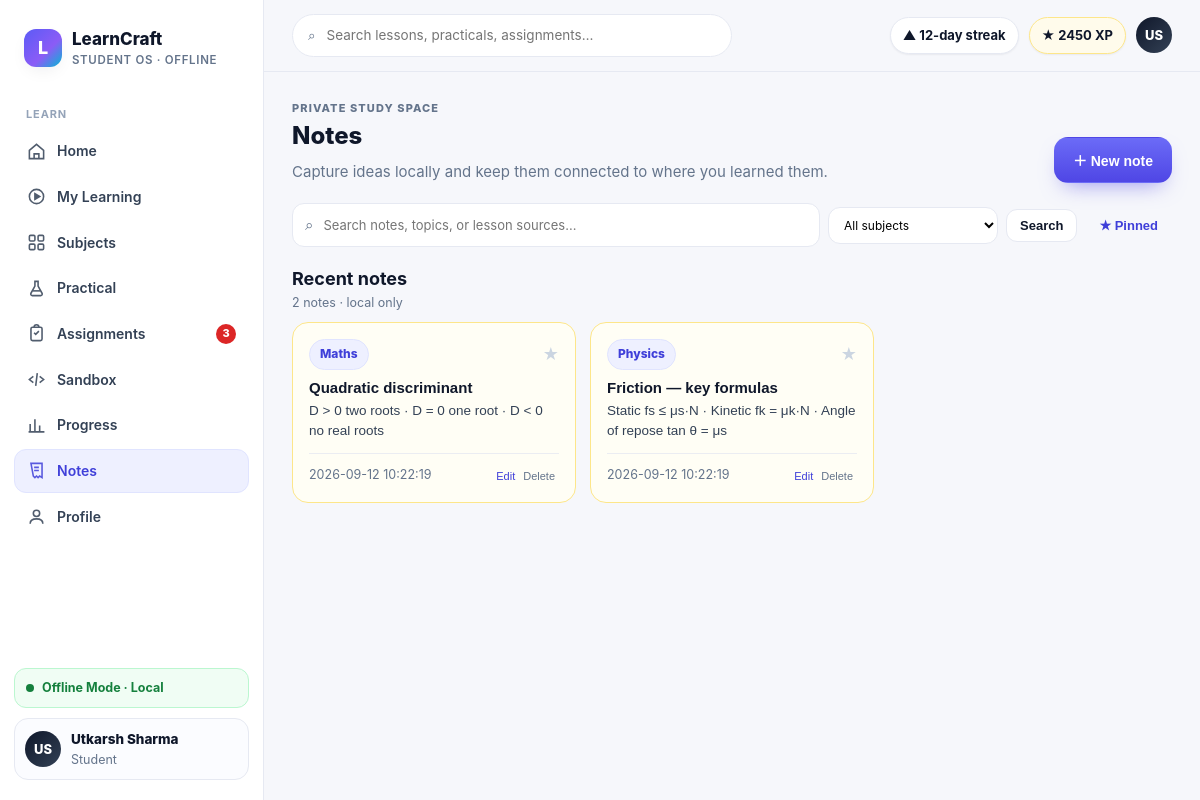
The app's page /notes (signed in) with its own data.
### tables this page shows
CREATE TABLE users (
            id INTEGER PRIMARY KEY AUTOINCREMENT,
            name TEXT NOT NULL,
            email TEXT NOT NULL UNIQUE,
            password_hash TEXT NOT NULL,
            role TEXT NOT NULL DEFAULT 'STUDENT',
            avatar TEXT,
            bio TEXT,
            created_at TIMESTAMP NOT NULL DEFAULT CURRENT_TIMESTAMP,
            updated_at TIMESTAMP NOT NULL DEFAULT CURRENT_TIMESTAMP
        );

CREATE TABLE notes (
            id INTEGER PRIMARY KEY AUTOINCREMENT,
            client_id TEXT NOT NULL UNIQUE,
            title TEXT NOT NULL,
            body TEXT NOT NULL DEFAULT '',
            subject TEXT NOT NULL,
            chapter TEXT,
            source_type TEXT,
            source_id TEXT,
            source_title TEXT,
            pinned INTEGER NOT NULL DEFAULT 0,
            sync_status TEXT NOT NULL DEFAULT 'local',
            created_at TIMESTAMP NOT NULL DEFAULT CURRENT_TIMESTAMP,
            updated_at TIMESTAMP NOT NULL DEFAULT CURRENT_TIMESTAMP,
            deleted_at TIMESTAMP
        );

### app/main.py (the view)
@app.route("/notes")
@require_auth
def notes():
    ensure_note_seed(M.NOTES_SEED)
    search = request.args.get("q", "").strip()
    subject = request.args.get("subject", "").strip()
    return render_template("pages/notes.html", title="Notes",
                           subjects=M.SUBJECTS, notes=get_notes(search, subject),
                           search=search, selected_subject=subject,
                           context={"subject": request.args.get("context_subject", ""),
                                    "chapter": request.args.get("context_chapter", ""),
                                    "source_type": request.args.get("source_type", ""),
                                    "source_id": request.args.get("source_id", ""),
                                    "source_title": request.args.get("source_title", "")},
                           **shell_ctx("notes", current_user()))

### app/database/connection.py (called while the page is built, shortened)
def resolve_db_path():
    configured = os.environ.get("LEARNCRAFT_DB_PATH")
    if configured:
        return Path(configured)
    return DATA_DIR / "learncraft.db"

def get_connection():
    db_path = resolve_db_path()
    db_path.parent.mkdir(parents=True, exist_ok=True)
    connection = sqlite3.connect(db_path)
    connection.row_factory = sqlite3.Row
    return connection

def _row_to_dict(row):
    return dict(row) if row else None

def get_user_by_id(user_id):
    connection = get_connection()
    user = connection.execute("SELECT * FROM users WHERE id = ?", (int(user_id),)).fetchone()
    connection.close()
    return _row_to_dict(user)

def user_payload(user):
    if not user:
        return None
    user_data = dict(user)
    user_data.pop("password_hash", None)
    return user_data

def ensure_note_seed(notes):
    connection = get_connection()
    count = connection.execute("SELECT COUNT(*) FROM notes WHERE deleted_at IS NULL").fetchone()[0]
    connection.close()

def get_notes(search="", subject="", pinned_only=False):
    connection = get_connection()
    clauses = ["deleted_at IS NULL"]
    params = []
    if search:
        clauses.append("(title LIKE ? OR body LIKE ? OR chapter LIKE ? OR source_title LIKE ?)")
        value = f"%{search}%"
        params.extend([value, value, value, value])
    if subject:
        clauses.append("subject = ?")
        params.append(subject)
    if pinned_only:
        clauses.append("pinned = 1")
    notes = connection.execute(
        f"SELECT * FROM notes WHERE {' AND '.join(clauses)} ORDER BY pinned DESC, updated_at DESC, id DESC",
        params,
    ).fetchall()
    connection.close()
    return [_row_to_dict(note) for note in notes]

### app/main.py (called while the page is built)
def current_user():
    user_id = session.get("user_id")
    if not user_id:
        return None
    return user_payload(get_user_by_id(user_id))

def require_auth(view):
    @wraps(view)
    def wrapped(*args, **kwargs):
        user = current_user()
        if not user:
            next_url = request.path
            if request.query_string:
                next_url = f"{next_url}?{request.query_string.decode()}"
            return redirect(f"/login?next={urlencode({'next': next_url})}")
        return view(*args, **kwargs)
    return wrapped

def shell_ctx(active, user=None):
    pending = sum(1 for a in M.ASSIGNMENTS if a["status"] != "Submitted")
    return dict(nav=M.NAV, student=build_student_profile(user), active=active, pending_count=pending)

### frontend/templates/pages/notes.html (shortened to what this page needs)
{% extends "base.html" %}
{% block content %}
<div class="page-head"><div><div class="eyebrow">Private study space</div><div class="h1">Notes</div><p>Capture ideas locally and keep them connected to where you learned them.</p></div><button class="btn btn-primary" onclick="newNote()">＋ New note</button></div>
<form class="notes-toolbar" method="get"><div class="notes-search"><span>⌕</span><input name="q" value="{{ search }}" placeholder="Search notes, topics, or lesson sources..."></div><select class="input" name="subject" onchange="this.form.submit()"><option value="">All subjects</option>{% for s in subjects %}<option value="{{ s.name }}" {% if selected_subject == s.name %}selected{% endif %}>{{ s.name }}</option>{% endfor %}</select><button class="btn btn-secondary btn-sm" type="submit">Search</button><button class="btn btn-ghost btn-sm" type="button" onclick="togglePinned(this)">★ Pinned</button></form>
<div class="notes-heading"><div><div class="h2">Recent notes</div><div class="caption">{{ notes|length }} note{{ '' if notes|length == 1 else 's' }} · local only</div></div></div>
<div class="note-grid" id="noteGrid">{% for n in notes %}<article class="note note-record {% if n.pinned %}is-pinned{% endif %}" data-pinned="{{ 'true' if n.pinned else 'false' }}" data-note="{{ n|tojson|forceescape }}"><div class="note-record-top"><span class="badge info">{{ n.subject }}</span><button class="pin-button {% if n.pinned %}active{% endif %}" onclick="toggleNotePin(event, this)" aria-label="{{ 'Unpin' if n.pinned else 'Pin' }} note">★</button></div><button class="note-open" onclick="editNote(this)"><div class="h3">{{ n.title }}</div><div class="body-sm">{{ n.body }}</div></button>{% if n.chapter or n.source_title %}<div class="note-source">↳ {% if n.source_title %}{{ n.source_title }}{% else %}{{ n.chapter }}{% endif %}</div>{% endif %}<div class="note-record-bottom"><span class="caption">{{ n.updated_at }}</span><span><button class="note-action" onclick="editNote(this.closest('.note-record').querySelector('.note-open'))">Edit</button><button class="note-action danger" onclick="deleteNote(event, this)">Delete</button></span></div></article>{% else %}<div class="empty" style="grid-column:1/-1">No notes match this search. Start a small one from the lesson you are working on.</div>{% endfor %}</div>
{% endblock %}

### frontend/templates/base.html (shortened to what this page needs)
<!DOCTYPE html>
<html lang="en">
<head>
<link rel="stylesheet" href="/static/css/design-system.css">
</head>
<body>
{% from "components.html" import icon %}
<div class="shell">
  <aside class="sidebar" id="sidebar">
    <div class="brand"><div class="brand-mark">L</div><div><div class="brand-name">LearnCraft</div><div class="brand-sub">Student OS · Offline</div></div></div>
    <nav class="nav">
      <div class="nav-label">Learn</div>
      {% for item in nav %}
      <a class="nav-item {% if active == item.slug %}active{% endif %}" href="{{ item.href }}">{{ icon(item.icon) }}{{ item.label }}
        {% if item.slug == 'assignments' and pending_count %}<span class="count">{{ pending_count }}</span>{% endif %}
      </a>
      {% endfor %}
    </nav>
    <div class="side-foot">
      <div class="offline-pill" data-network-pill><span class="dot pulse"></span><span>Offline Mode · Local</span></div>
      <div class="mini-profile"><div class="avatar">{{ student.avatar }}</div><div><div style="font-weight:800;font-size:13.5px">{{ student.name }}</div><div class="caption">{{ student.roll_no }}</div></div></div>
    </div>
  </aside>
  <div class="main">
    <div class="topbar">
      <div class="search">⌕ <input id="globalSearch" placeholder="Search lessons, practicals, assignments…" oninput="filterCards(this.value)"></div>
      <div class="top-actions">
        <span class="pill">▲ {{ student.streak_days }}-day streak</span>
        <span class="pill xp">★ {{ student.xp }} XP</span>
        <div class="avatar">{{ student.avatar }}</div>
      </div>
    </div>
    <div class="content">{% block content %}{% endblock %}</div>
  </div>
</div>
</body>
</html>

### frontend/templates/components.html (shortened to what this page needs)
{% macro icon(name) -%}
{% if name == 'home' %}<svg viewBox="0 0 24 24" fill="none" stroke="currentColor" stroke-width="2"><path d="M3 10.5 12 3l9 7.5V21H3z"/><path d="M9 21v-6h6v6"/></svg>
{% elif name == 'play' %}<svg viewBox="0 0 24 24" fill="none" stroke="currentColor" stroke-width="2"><circle cx="12" cy="12" r="9"/><path d="M10 8.5v7l6-3.5z" fill="currentColor"/></svg>
{% elif name == 'grid' %}<svg viewBox="0 0 24 24" fill="none" stroke="currentColor" stroke-width="2"><rect x="3" y="3" width="7" height="7" rx="1.5"/><rect x="14" y="3" width="7" height="7" rx="1.5"/><rect x="3" y="14" width="7" height="7" rx="1.5"/><rect x="14" y="14" width="7" height="7" rx="1.5"/></svg>
{% elif name == 'flask' %}<svg viewBox="0 0 24 24" fill="none" stroke="currentColor" stroke-width="2"><path d="M9 3h6M10 3v6l-5 9a2 2 0 0 0 1.8 3h10.4A2 2 0 0 0 19 18l-5-9V3"/><path d="M7.5 15h9"/></svg>
{% elif name == 'clip' %}<svg viewBox="0 0 24 24" fill="none" stroke="currentColor" stroke-width="2"><rect x="5" y="4" width="14" height="17" rx="2"/><path d="M9 4a3 3 0 0 1 6 0M9 11l2 2 4-4"/></svg>
{% elif name == 'code' %}<svg viewBox="0 0 24 24" fill="none" stroke="currentColor" stroke-width="2"><path d="m8 8-5 4 5 4M16 8l5 4-5 4M13 4l-2 16"/></svg>
{% elif name == 'chart' %}<svg viewBox="0 0 24 24" fill="none" stroke="currentColor" stroke-width="2"><path d="M4 20V10M10 20V4M16 20v-8M22 20H2"/></svg>
{% elif name == 'note' %}<svg viewBox="0 0 24 24" fill="none" stroke="currentColor" stroke-width="2"><path d="M5 3h14v18l-3-2-2 2-2-2-2 2-2-2z"/><path d="M9 8h6M9 12h6"/></svg>
{% elif name == 'user' %}<svg viewBox="0 0 24 24" fill="none" stroke="currentColor" stroke-width="2"><circle cx="12" cy="8" r="4"/><path d="M4 21c0-4 3.6-6 8-6s8 2 8 6"/></svg>
{% else %}<svg viewBox="0 0 24 24" fill="none" stroke="currentColor" stroke-width="2"><circle cx="12" cy="12" r="9"/></svg>
{% endif %}
{%- endmacro %}

### records on screen
users: avatar "US", name "Utkarsh Sharma", roll_no "Student"
notes: subject "Maths", title "Quadratic discriminant", body "D > 0 two roots · D = 0 one root · D < 0 no real roots", updated_at "2026-09-12 10:22:19"
notes: subject "Physics", title "Friction — key formulas", body "Static fs ≤ μs·N · Kinetic fk = μk·N · Angle of repose tan θ = μs", updated_at "2026-09-12 10:22:19"

### other values on screen
{{ item.label }} "Home" "My Learning" "Subjects" "Practical" "Assignments" "Sandbox" "Progress" "Notes" "Profile"
{{ pending_count }} "3"
{{ student.streak_days }} "12"
{{ student.xp }} "2450"
{{ notes|length }} "2"
{{ '' if notes|length == 1 else 's' }} "s"
